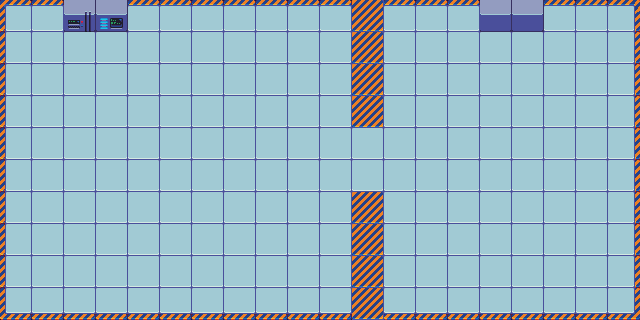

This is a level from a 2D game, rendered from its Tiled map with the project's own tilesets. A one-line summary and the complete map file follow:
An orthogonal 20x10 tile map with 32x32 px tiles, 2 tile layers (BaseLayer, Machines).

<map version="1.10" tiledversion="1.10.2" orientation="orthogonal" renderorder="right-down" width="20" height="10" tilewidth="32" tileheight="32" infinite="0" nextlayerid="3" nextobjectid="1">
 <tileset firstgid="1" source="starship.tsx" />
 <layer id="1" name="BaseLayer" width="20" height="10">
  <data encoding="csv">
6,7,7,7,7,7,7,7,7,7,7,5,7,7,7,7,7,7,7,8,
20,21,21,21,21,21,21,21,21,21,21,5,21,21,21,21,21,21,21,22,
20,21,21,21,21,21,21,21,21,21,21,5,21,21,21,21,21,21,21,22,
20,21,21,21,21,21,21,21,21,21,21,5,21,21,21,21,21,21,21,22,
20,21,21,21,21,21,21,21,21,21,21,21,21,21,21,21,21,21,21,22,
20,21,21,21,21,21,21,21,21,21,21,21,21,21,21,21,21,21,21,22,
20,21,21,21,21,21,21,21,21,21,21,5,21,21,21,21,21,21,21,22,
20,21,21,21,21,21,21,21,21,21,21,5,21,21,21,21,21,21,21,22,
20,21,21,21,21,21,21,21,21,21,21,5,21,21,21,21,21,21,21,22,
34,35,35,35,35,35,35,35,35,35,35,5,35,35,35,35,35,35,35,36
</data>
 </layer>
 <layer id="2" name="Machines" width="20" height="10">
  <data encoding="csv">
0,0,44,45,0,0,0,0,0,0,0,0,0,0,0,43,43,0,0,0,
0,0,0,0,0,0,0,0,0,0,0,0,0,0,0,0,0,0,0,0,
0,0,0,0,0,0,0,0,0,0,0,0,0,0,0,0,0,0,0,0,
0,0,0,0,0,0,0,0,0,0,0,0,0,0,0,0,0,0,0,0,
0,0,0,0,0,0,0,0,0,0,0,0,0,0,0,0,0,0,0,0,
0,0,0,0,0,0,0,0,0,0,0,0,0,0,0,0,0,0,0,0,
0,0,0,0,0,0,0,0,0,0,0,0,0,0,0,0,0,0,0,0,
0,0,0,0,0,0,0,0,0,0,0,0,0,0,0,0,0,0,0,0,
0,0,0,0,0,0,0,0,0,0,0,0,0,0,0,0,0,0,0,0,
0,0,0,0,0,0,0,0,0,0,0,0,0,0,0,0,0,0,0,0
</data>
 </layer>
</map>
